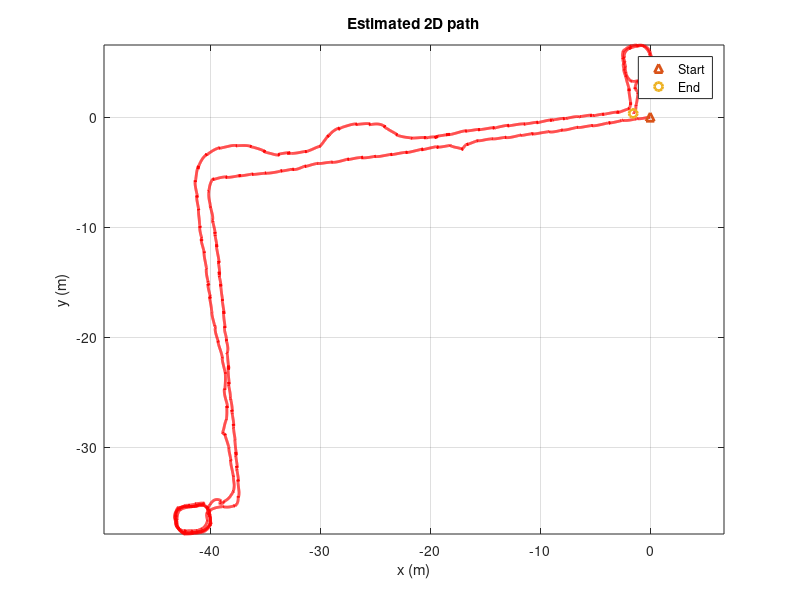
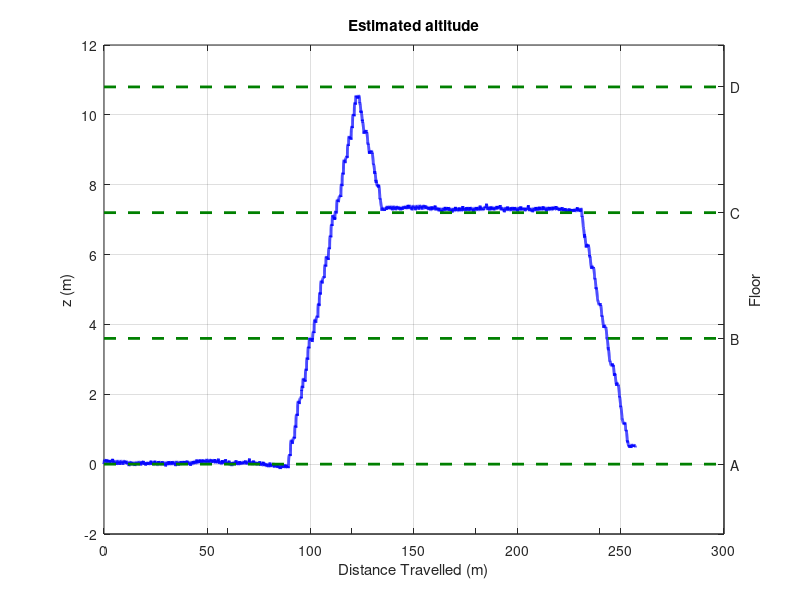

These charts were generated, in order, by the following MATLAB code:

% Inertial pedestrian tracking.
% Accompanying article in IEEE Pervasive Magazine.
%
% For best results use a foot-mounted inertial measurement unit with an
% accelerometer range greater than 10g and a gyroscope range greater than
% 900 degrees per second and at least 50 samples per second. The IMU is not
% required to estimate orientations.
% 
%
% Copyright December 2010, Lancaster University.
% Authors: Poorna Talkad Sukumar, Carl Fischer.
% http://eis.comp.lancs.ac.uk/pdr/



clear all;

%% Read data from file.
% Data should include timestamps (seconds), 3 axis accelerations (m/s^2), 3
% axis gyroscopic rates of turn (rad/s).
data = importdata('1.csv'); gyro_bias = [-0.0156  -0.0101   -0.0020]';
%data = importdata('2.csv'); gyro_bias = [0.0066  -0.0071   0.0120]';
%data = importdata('3.csv'); gyro_bias = [0.0066  -0.0071   0.0235]';
%data = importdata('4.csv'); gyro_bias = [0.0066  -0.0071   0.025]';
%data = importdata('running.csv'); %gyro_bias = [0.0386  -0.0488   -0.00]';
data_size = length(data.data);
timestamp = data.data(:,1)'; % Timestamps of measurements.
acc_s = data.data(:,2:4)'; % Accelerations in sensor frame.
gyro_s = data.data(:,5:7)'; % Rates of turn in sensor frame.
g = 9.8; % Gravity.


%% Initialise parameters.
% Orientation from accelerometers. Sensor is assumed to be stationary.
pitch = -asin(acc_s(1,1)/g);
roll = atan(acc_s(2,1)/acc_s(3,1));
yaw = 0;

C = [cos(pitch)*cos(yaw) (sin(roll)*sin(pitch)*cos(yaw))-(cos(roll)*sin(yaw)) (cos(roll)*sin(pitch)*cos(yaw))+(sin(roll)*sin(yaw));
    cos(pitch)*sin(yaw)  (sin(roll)*sin(pitch)*sin(yaw))+(cos(roll)*cos(yaw))  (cos(roll)*sin(pitch)*sin(yaw))-(sin(roll)*cos(yaw));
    -sin(pitch) sin(roll)*cos(pitch) cos(roll)*cos(pitch)];
C_prev = C;

% Preallocate storage for heading estimate. Different from direction of
% travel, the heading indicates the direction that the sensor, and therefore
% the pedestrian, is facing.
heading = nan(1, data_size);
heading(1) = yaw;

% Gyroscope bias, to be determined for each sensor.
%  -- Defined above so we don't forget to change for each dataset. --

% Preallocate storage for accelerations in navigation frame.
acc_n = nan(3, data_size);
acc_n(:,1) = C*acc_s(:,1);


% Preallocate storage for velocity (in navigation frame).
% Initial velocity assumed to be zero.
vel_n = nan(3, data_size);
vel_n(:,1) = [0 0 0]';

% Preallocate storage for position (in navigation frame).
% Initial position arbitrarily set to the origin.
pos_n = nan(3, data_size);
pos_n(:,1) = [0 0 0]';

% Preallocate storage for distance travelled used for altitude plots.
distance = nan(1,data_size-1);
distance(1) = 0;


% Error covariance matrix.
P = zeros(9);

% Process noise parameter, gyroscope and accelerometer noise.
sigma_omega = 1e-2; sigma_a = 1e-2;

% ZUPT measurement matrix.
H = [zeros(3) zeros(3) eye(3)];

% ZUPT measurement noise covariance matrix.
sigma_v = 1e-2;
R = diag([sigma_v sigma_v sigma_v]).^2;

% Gyroscope stance phase detection threshold.
gyro_threshold = 0.6;

%% Main Loop
for t = 2:data_size
    %%% Start INS (transformation, double integration) %%%
    dt = timestamp(t) - timestamp(t-1);
    
    % Remove bias from gyro measurements.
    gyro_s1 = gyro_s(:,t) - gyro_bias;
    
    % Skew-symmetric matrix for angular rates
    ang_rate_matrix = [0   -gyro_s1(3)   gyro_s1(2);
        gyro_s1(3)  0   -gyro_s1(1);
        -gyro_s1(2)  gyro_s1(1)  0];
    
    % orientation estimation
    C = C_prev*(2*eye(3)+(ang_rate_matrix*dt))/(2*eye(3)-(ang_rate_matrix*dt));
    
    % Transforming the acceleration from sensor frame to navigation frame.
    acc_n(:,t) = 0.5*(C + C_prev)*acc_s(:,t);
    
    % Velocity and position estimation using trapeze integration.
    vel_n(:,t) = vel_n(:,t-1) + ((acc_n(:,t) - [0; 0; g] )+(acc_n(:,t-1) - [0; 0; g]))*dt/2;
    pos_n(:,t) = pos_n(:,t-1) + (vel_n(:,t) + vel_n(:,t-1))*dt/2;
    
    % Skew-symmetric cross-product operator matrix formed from the n-frame accelerations.
    S = [0  -acc_n(3,t)  acc_n(2,t);
        acc_n(3,t)  0  -acc_n(1,t);
        -acc_n(2,t) acc_n(1,t) 0];
    
    % State transition matrix.
    F = [eye(3)  zeros(3,3)    zeros(3,3);
        zeros(3,3)   eye(3)  dt*eye(3);
        -dt*S  zeros(3,3)    eye(3) ];
    
    % Compute the process noise covariance Q.
    Q = diag([sigma_omega sigma_omega sigma_omega 0 0 0 sigma_a sigma_a sigma_a]*dt).^2;
    
    % Propagate the error covariance matrix.
    P = F*P*F' + Q;
    %%% End INS %%%
    
    % Stance phase detection and zero-velocity updates.
    if norm(gyro_s(:,t)) < gyro_threshold
        %%% Start Kalman filter zero-velocity update %%%
        % Kalman gain.
        K = (P*(H)')/((H)*P*(H)' + R);
        
        % Update the filter state.
        delta_x = K*vel_n(:,t);
        
        % Update the error covariance matrix.
        %P = (eye(9) - K*(H)) * P * (eye(9) - K*(H))' + K*R*K'; % Joseph form to guarantee symmetry and positive-definiteness.
        P = (eye(9) - K*H)*P; % Simplified covariance update found in most books.
        
        % Extract errors from the KF state.
        attitude_error = delta_x(1:3);
        pos_error = delta_x(4:6);
        vel_error = delta_x(7:9);
        %%% End Kalman filter zero-velocity update %%%
        
        %%% Apply corrections to INS estimates. %%%
        % Skew-symmetric matrix for small angles to correct orientation.
        ang_matrix = -[0   -attitude_error(3,1)   attitude_error(2,1);
            attitude_error(3,1)  0   -attitude_error(1,1);
            -attitude_error(2,1)  attitude_error(1,1)  0];
        
        % Correct orientation.
        C = (2*eye(3)+(ang_matrix))/(2*eye(3)-(ang_matrix))*C;
        
        % Correct position and velocity based on Kalman error estimates.
        vel_n(:,t)=vel_n(:,t)-vel_error;
        pos_n(:,t)=pos_n(:,t)-pos_error;
    end
    heading(t) = atan2(C(2,1), C(1,1)); % Estimate and save the yaw of the sensor (different from the direction of travel). Unused here but potentially useful for orienting a GUI correctly.
    C_prev = C; % Save orientation estimate, required at start of main loop.
    
    % Compute horizontal distance.
    distance(1,t) = distance(1,t-1) + sqrt((pos_n(1,t)-pos_n(1,t-1))^2 + (pos_n(2,t)-pos_n(2,t-1))^2);
end


%% Rotate position estimates and plot.
figure;
box on;
hold on;
angle = 180; % Rotation angle required to achieve an aesthetic alignment of the figure.
rotation_matrix = [cosd(angle) -sind(angle);
    sind(angle) cosd(angle)];
pos_r = zeros(2,data_size);
for idx = 1:data_size
    pos_r(:,idx) = rotation_matrix*[pos_n(1,idx) pos_n(2,idx)]';
end
plot(pos_r(1,:),pos_r(2,:),'LineWidth',2,'Color','r');
start = plot(pos_r(1,1),pos_r(2,1),'Marker','^','LineWidth',2,'LineStyle','none');
stop = plot(pos_r(1,end),pos_r(2,end),'Marker','o','LineWidth',2,'LineStyle','none');

xlabel('x (m)');
ylabel('y (m)');
title('Estimated 2D path');
legend([start;stop],'Start','End');
axis equal;
grid;
hold off;


%% Plot altitude estimates.
figure;
box on;
hold on;
plot(distance,pos_n(3,:),'Linewidth',2, 'Color','b');
xlabel('Distance Travelled (m)');
ylabel('z (m)');
title('Estimated altitude');
grid;

% Display lines representing true altitudes of each floor.
floor_colour = [0 0.5 0]; % Colour for lines representing floors.
floor_heights = [0 3.6 7.2 10.8]; % Altitude of each floor measured from the ground floor.
floor_names = {'A' 'B' 'C' 'D'};
lim = xlim;
for floor_idx = 1:length(floor_heights)
    line(lim, [floor_heights(floor_idx) floor_heights(floor_idx)], 'LineWidth', 2, 'LineStyle', '--', 'Color', floor_colour);
end
ax1=gca; % Save handle to main axes.
axes('YAxisLocation','right','Color','none','YTickLabel', floor_names, 'YTick', floor_heights,'XTickLabel', {});
ylim(ylim(ax1));
ylabel('Floor');
hold off;
